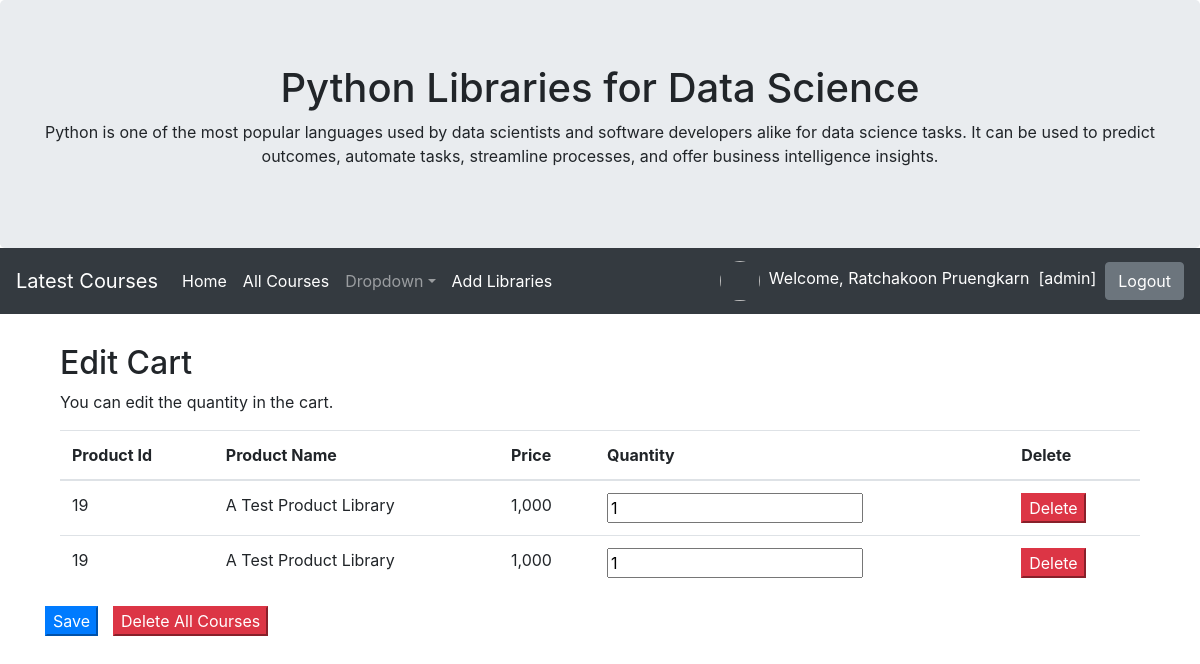
The app's page /mycart/edit/ (signed in), older data.
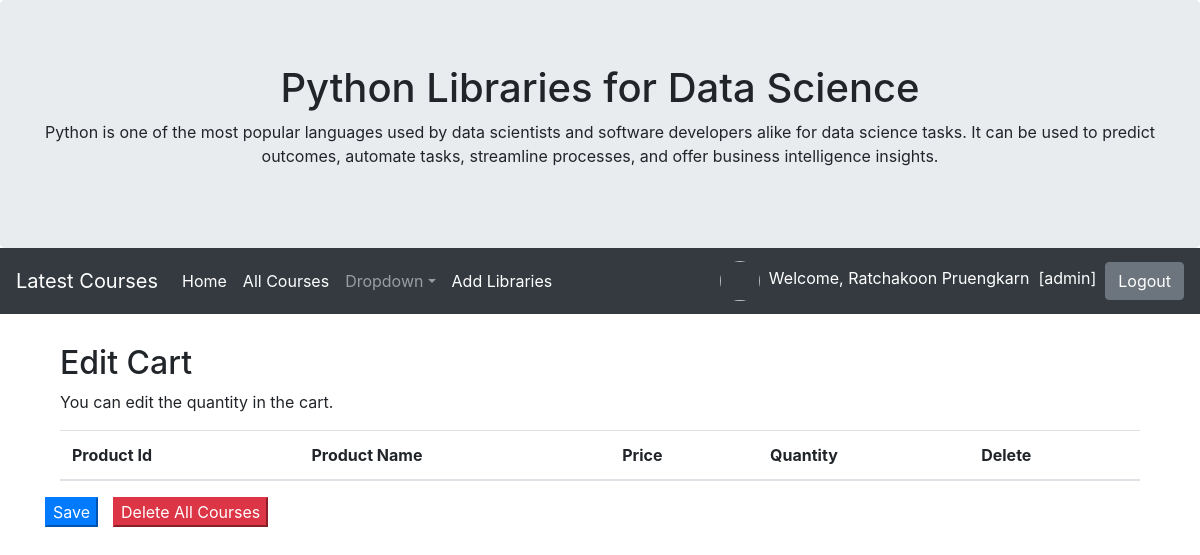
The same page, newer data.
### myapp/models.py (models this page shows)
class Cart(models.Model):
	user = models.ForeignKey(User,on_delete=models.CASCADE)
	productid = models.CharField(max_length=100)
	productname = models.CharField(max_length=100)
	price = models.IntegerField()
	quantity = models.IntegerField()
	total = models.IntegerField()
	stamp = models.DateTimeField(auto_now_add=True, blank=True, null=True)

### myapp/views.py (the view, shortened to what this page needs)
# urls.py: path('mycart/edit/', MyCartEdit, name = 'mycartedit-page'),
def MyCartEdit(request):
	username = request.user.username
	user = User.objects.get(username=username)
	context = {}
	mycart = Cart.objects.filter(user = user)
	context['mycart'] = mycart #โยนข้อมูลที่เราถึงมาจากบรรทัดข้างบนเพื่อแนบไปกับ context
	return render(request,'myapp/mycartedit.html',context)

### myapp/template/myapp/mycartedit.html (shortened to what this page needs)
{% extends 'myapp/base.html' %}
{% load humanize %}
{% block content %}
	<div class="container">
	  <h2>Edit Cart</h2>
	  <p>You can edit the quantity in the cart.</p>
	  <form method="POST" id="formsave">
		  <table class="table">
			<thead>
			  <tr>
				<th>Product Id</th>
				<th>Product Name</th>
				<th>Price</th>
				<th>Quantity</th>
				<th>Delete</th>
			  </tr>
			</thead>
			<tbody>
			{% for pd in mycart %}
			  <tr>
				<td>{{pd.productid}}</td>
				<td>{{pd.productname}}</td>
				<td>{{pd.price|intcomma}}</td>
				<td><input type="text" name="pd_{{pd.productid}}" value="{{pd.quantity}}"></td>
				<form method="POST" id="form{{pd.productid}}" onsubmit="return confirm('Confirm Delete!!')">
					<td><button type="submit" form="form{{pd.productid}}" class="bth btn-danger">Delete</button></td>
				</form>
			  </tr>
			 {% endfor %}
			</tbody>
		  </table>
		 <div class="row">
			<button type="submit" form="formsave" class="bth btn-primary">Save</button>
		</form>
			<form id = "formclear" method = "POST" onsubmit="return confirm('Do you confirm to clear all courses')">
				<div style="padding-left: 15px;">
					<button type="submit" form="formclear" class="bth btn-danger">Delete All Courses</button>
				</div>
			</form>
		</div>
	</div>
{% endblock content %}

Row changes from the older to the newer data that the page shows:
removed Cart: productid "19", productname "A Test Product Library", price "1,000", quantity "1"
removed Cart: productid "19", productname "A Test Product Library", price "1,000", quantity "1"
